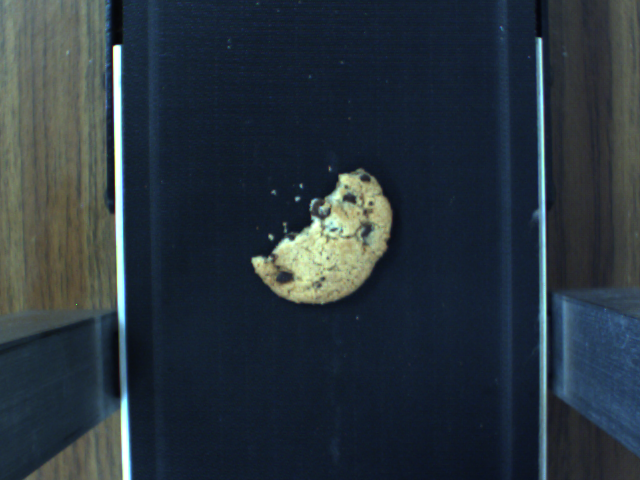
//> input picture visual_inspection/cookie_bad.bmp, 640 x 480 px
$ ./visual_inspection   (built with g++ and OpenCV 4)
//> lines starting //> are read from the running program, lines starting //| are printed output that depends on the picture; after the words box and inside, x2 and y2 are one past the last pixel; in counts of white or black regions, pixels touching at a corner belong together
#include "opencv2/opencv.hpp"

using namespace cv;
using namespace std;

Mat src, src_gray, dst;
string window1 = "original";
string window2 = "result";

// Threshold
int threshold_value = 128;
int max_binary_value = 255;
int threshold_type = 0;
string trackbar_value = "value";

// Canny
int low_canny = 50;
int ratio = 3;
int max_canny_value = 100;
int kernel_size = 3;

// Morphology
int operation = 3;  // 3 for Closing operation
int morph_elem = 0;   // 0 for square kernel
int morph_size = 9;   // kernel size
int erosion_elem = 0;
int erosion_size = 3;

// void trackbar(int, void*);

int main(int, char**)
{
  // [20 lines of commented-out code are left out]


  src = imread("cookie_bad.bmp");
//> src is the input picture: 480 rows x 640 cols, CV_8UC3; mean B, G, R 61.5, 52.6, 41.5
  namedWindow(window1, CV_WINDOW_AUTOSIZE);
  // createTrackbar( trackbar_value,
  //               window1, &low_canny,
  //               max_canny_value, trackbar );

  imshow(window1, src);
  cvtColor(src, src_gray, CV_BGR2GRAY);
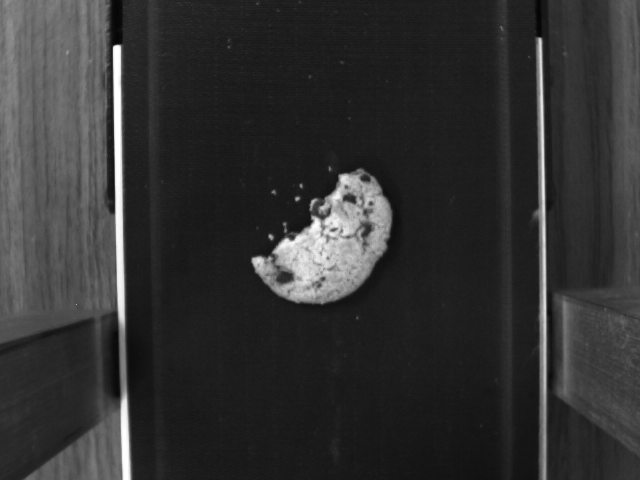
//> src_gray: 480 rows x 640 cols, CV_8UC1; min 4, max 255, mean 50.3
  // trackbar(0, 0);
  threshold(src_gray, dst, threshold_value, max_binary_value, threshold_type);
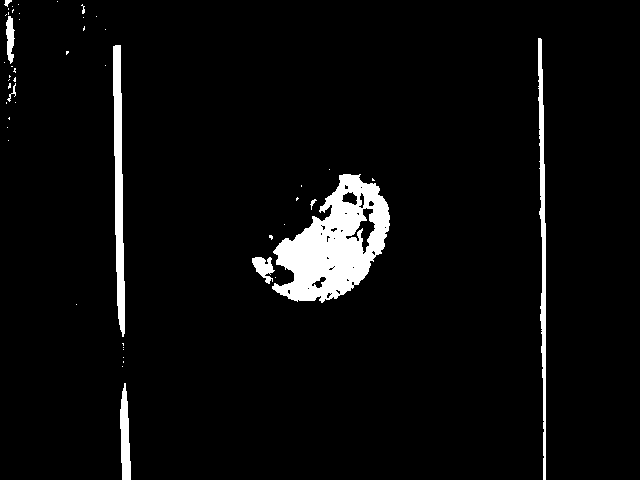
//> dst: 480 rows x 640 cols, CV_8UC1; 4.5% white; 51 white regions (41 under 20 px), largest, box (x1, y1, x2, y2) and area: (272, 174, 390, 303) 8232, (113, 45, 125, 337) 2226, (538, 38, 546, 480) 1829
  imshow("temp", dst);
  Mat element = getStructuringElement( morph_elem, Size( 2*morph_size + 1, 2*morph_size+1 ), Point( morph_size, morph_size ) );
  // Apply the specified morphology operation
  morphologyEx( dst, dst, operation, element );
  imshow("binarized1", dst);
  Mat element1 = getStructuringElement( MORPH_RECT, Size( 2*erosion_size + 1, 2*erosion_size+1), Point( erosion_size, erosion_size ) );

  erode(dst, dst, element1);
  imshow("binarized2", dst);


  // [4 lines of commented-out code are left out]

  Canny( dst, dst, low_canny, low_canny*ratio, kernel_size );
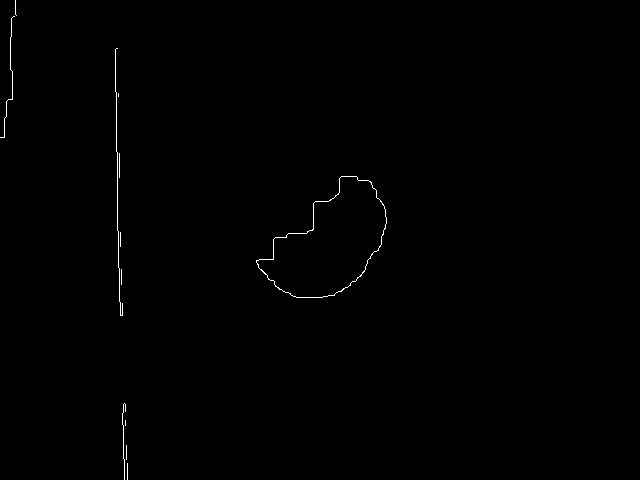
//> dst: 480 rows x 640 cols, CV_8UC1; 0.34% white in thin lines or dots, all inside (x1, y1, x2, y2) = (0, 0, 387, 480)
  imshow("Canny", dst);

  vector<vector<Point> > contours;
  vector<Vec4i> hierarchy;
  findContours( dst, contours, hierarchy, CV_RETR_EXTERNAL, CV_CHAIN_APPROX_SIMPLE, Point(0, 0) );
//> contours = 12 contours, 11 with area under 20; largest, box (x1, y1, x2, y2) and area: (256, 176, 387, 298) 8997

  double cookie_area = 0;
  int cookie_index = 0;
  for(int i=0; i < contours.size(); i++){
    double temp_area = contourArea(contours.at(i));
    cout << "temp area: " << temp_area << endl;
    if(temp_area > cookie_area){
      cookie_area = temp_area;
      cookie_index = i;
    }
  }
//> this loop made 12 passes
//> (temp_area, cookie_area) on pass 7: (8997, 8997)
//| temp area: 0
//| temp area: 0
//| temp area: 0
//| temp area: 0
//| temp area: 0
//| temp area: 0
//| temp area: 8997
//| temp area: 0
//> (output is shown up to pass 8 of 12)
//> after the loop, cookie_area = 8997; cookie_index = 6
  cout << "cookie index: " << cookie_index << endl;
//| cookie index: 6
  cout << "cookie area: " << cookie_area << endl;
//| cookie area: 8997

  // cout << contours.size() << endl;
  // cout << hierarchy.size() << endl;
  // Draw contours
  Mat drawing = Mat::zeros( dst.size(), CV_8UC3 );
  // [4 lines of commented-out code are left out]
  Scalar color = Scalar( 0, 255, 0 );
  drawContours( drawing, contours, cookie_index, color, 2, 8, hierarchy, 0, Point() );

  imshow(window2, drawing);
  while(waitKey(0) != 27){
//> the Esc key is pressed

  }
  return 0;
}

// void trackbar(int, void*){
// }
